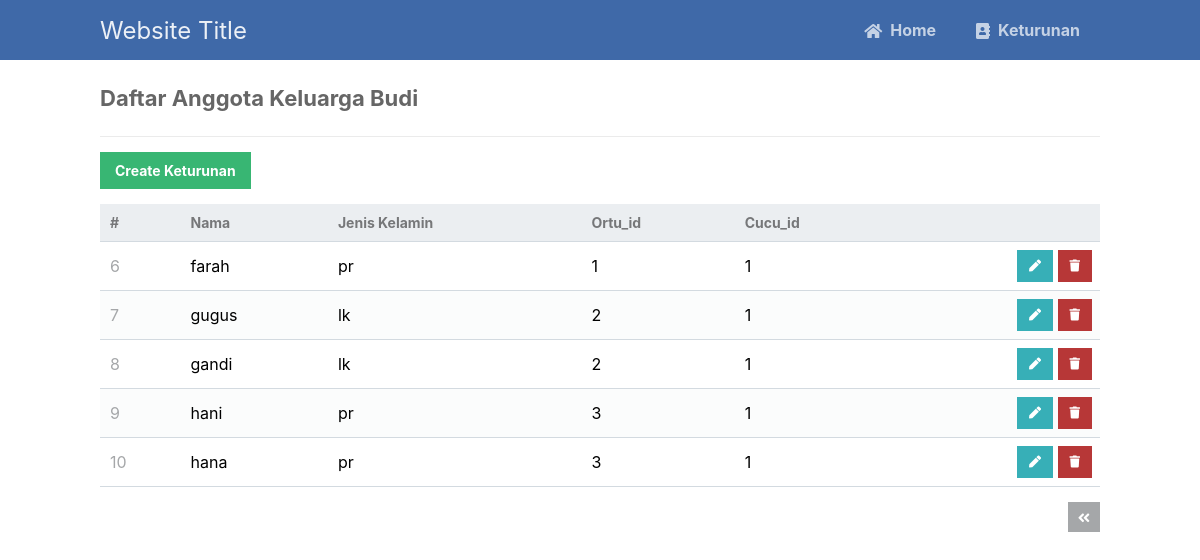
The app's page /read.php?page=2 with its own data.
### tables this page shows
CREATE TABLE `budi2` (
  `id` int(11) NOT NULL,
  `name` varchar(8) NOT NULL,
  `jk` varchar(4) NOT NULL,
  `ortu_id` int(11) NOT NULL,
  `cucu_id` int(11) NOT NULL
);

### read.php (the view, shortened to what this page needs)
<?php
include 'functions.php';
$pdo = pdo_connect_mysql();
$page = isset($_GET['page']) && is_numeric($_GET['page']) ? (int)$_GET['page'] : 1;
$records_per_page = 5;
$stmt = $pdo->prepare('SELECT * FROM budi2 ORDER BY id LIMIT :current_page, :record_per_page');
$stmt->bindValue(':current_page', ($page-1)*$records_per_page, PDO::PARAM_INT);
$stmt->bindValue(':record_per_page', $records_per_page, PDO::PARAM_INT);
$stmt->execute();
$budi2s = $stmt->fetchAll(PDO::FETCH_ASSOC);
?>
<?=template_header('Read')?>
<div class="content read">
	<h2>Daftar Anggota Keluarga Budi</h2>
	<a href="create.php" class="create-contact">Create Keturunan</a>
	<table>
        <thead>
            <tr>
                <td>#</td>
                <td>Nama</td>
                <td>Jenis Kelamin</td>
                <td>Ortu_id</td>
                <td>Cucu_id</td>
                <td></td>
            </tr>
        </thead>
        <tbody>
            <?php foreach ($budi2s as $budi2): ?>
            <tr>
                <td><?=$budi2['id']?></td>
                <td><?=$budi2['name']?></td>
                <td><?=$budi2['jk']?></td>
                <td><?=$budi2['ortu_id']?></td>
                <td><?=$budi2['cucu_id']?></td>
                <td class="actions">
                    <a href="update.php?id=<?=$budi2['id']?>" class="edit"><i class="fas fa-pen fa-xs"></i></a>
                    <a href="delete.php?id=<?=$budi2['id']?>" class="trash"><i class="fas fa-trash fa-xs"></i></a>
                </td>
            </tr>
            <?php endforeach; ?>
        </tbody>
    </table>
	<div class="pagination">
		<?php if ($page > 1): ?>
		<a href="read.php?page=<?=$page-1?>"><i class="fas fa-angle-double-left fa-sm"></i></a>
		<?php endif; ?>
	</div>
</div>
<?=template_footer()?>

### style.css (style rules this page uses)
* { box-sizing: border-box; font-family: -apple-system, BlinkMacSystemFont, "segoe ui", roboto, oxygen, ubuntu, cantarell, "fira sans", "droid sans", "helvetica neue", Arial, sans-serif; font-size: 16px; -webkit-font-smoothing: antialiased; -moz-osx-font-smoothing: grayscale; }
body { background-color: #ffffff; margin: 0; }
.content { width: 1000px; margin: 0 auto; }
.content h2 { margin: 0; padding: 25px 0; font-size: 22px; border-bottom: 1px solid #ebebeb; color: #666666; }
.read .create-contact { display: inline-block; text-decoration: none; background-color: #38b673; font-weight: bold; font-size: 14px; color: #ffffff; padding: 10px 15px; margin: 15px 0; }
.read .pagination { display: flex; justify-content: flex-end; }
.read .pagination a { display: inline-block; text-decoration: none; background-color: #a5a7a9; font-weight: bold; color: #ffffff; padding: 5px 10px; margin: 15px 0 15px 5px; }
.read table { width: 100%; padding-top: 30px; border-collapse: collapse; }
.read table thead { background-color: #ebeef1; border-bottom: 1px solid #d3dae0; }
.read table thead td { padding: 10px; font-weight: bold; color: #767779; font-size: 14px; }
.read table tbody tr { border-bottom: 1px solid #d3dae0; }
.read table tbody tr:nth-child(even) { background-color: #fbfcfc; }
.read table tbody tr td { padding: 10px; }
.read table tbody tr td:nth-child(1) { color: #a5a7a9; }
.read table tbody tr td.actions { padding: 8px; text-align: right; }
.read table tbody tr td.actions .edit, .read table tbody tr td.actions .trash { display: inline-flex; text-align: right; text-decoration: none; color: #ffffff; padding: 10px 12px; }
.read table tbody tr td.actions .trash { background-color: #b73737; }
.read table tbody tr td.actions .edit { background-color: #37afb7; }

### records on screen
budi2: id "6", name "farah", jk "pr", ortu "1", cucu "1"
budi2: id "7", name "gugus", jk "lk", ortu "2", cucu "1"
budi2: id "8", name "gandi", jk "lk", ortu "2", cucu "1"
budi2: id "9", name "hani", jk "pr", ortu "3", cucu "1"
budi2: id "10", name "hana", jk "pr", ortu "3", cucu "1"
